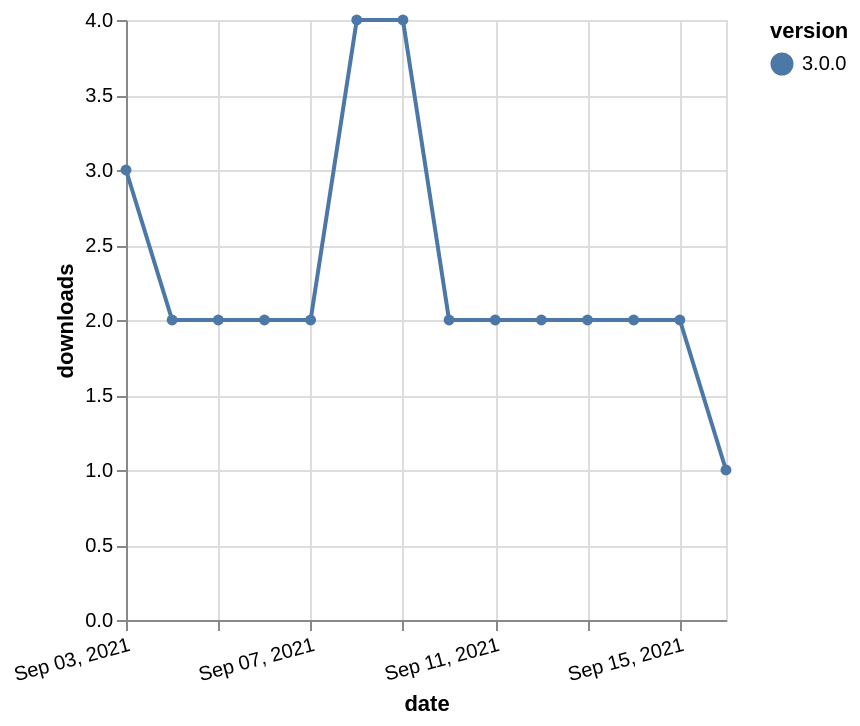

Describe this chart as a Vega-Lite specification.
### Vega-Lite specification from a JSON file in a GitHub repository (floating-point values rounded to 4 significant figures)
{"$schema": "https://vega.github.io/schema/vega-lite/v5.json", "description": "A simple bar chart with embedded data.", "data": {"values": [{"date": "2021-09-03", "total": 3009, "delta": 3, "version": "3.0.0"}, {"date": "2021-09-04", "total": 3011, "delta": 2, "version": "3.0.0"}, {"date": "2021-09-05", "total": 3013, "delta": 2, "version": "3.0.0"}, {"date": "2021-09-06", "total": 3015, "delta": 2, "version": "3.0.0"}, {"date": "2021-09-07", "total": 3017, "delta": 2, "version": "3.0.0"}, {"date": "2021-09-08", "total": 3021, "delta": 4, "version": "3.0.0"}, {"date": "2021-09-09", "total": 3025, "delta": 4, "version": "3.0.0"}, {"date": "2021-09-10", "total": 3027, "delta": 2, "version": "3.0.0"}, {"date": "2021-09-11", "total": 3029, "delta": 2, "version": "3.0.0"}, {"date": "2021-09-12", "total": 3031, "delta": 2, "version": "3.0.0"}, {"date": "2021-09-13", "total": 3033, "delta": 2, "version": "3.0.0"}, {"date": "2021-09-14", "total": 3035, "delta": 2, "version": "3.0.0"}, {"date": "2021-09-15", "total": 3037, "delta": 2, "version": "3.0.0"}, {"date": "2021-09-16", "total": 3038, "delta": 1, "version": "3.0.0"}]}, "width": "container", "mark": {"type": "line", "point": {"filled": true}}, "encoding": {"x": {"field": "date", "type": "temporal", "timeUnit": "yearmonthdate", "title": "date", "axis": {"labelAngle": -15}}, "y": {"field": "delta", "type": "quantitative", "title": "downloads"}, "color": {"field": "version", "type": "nominal"}, "tooltip": {"field": "delta"}}}
